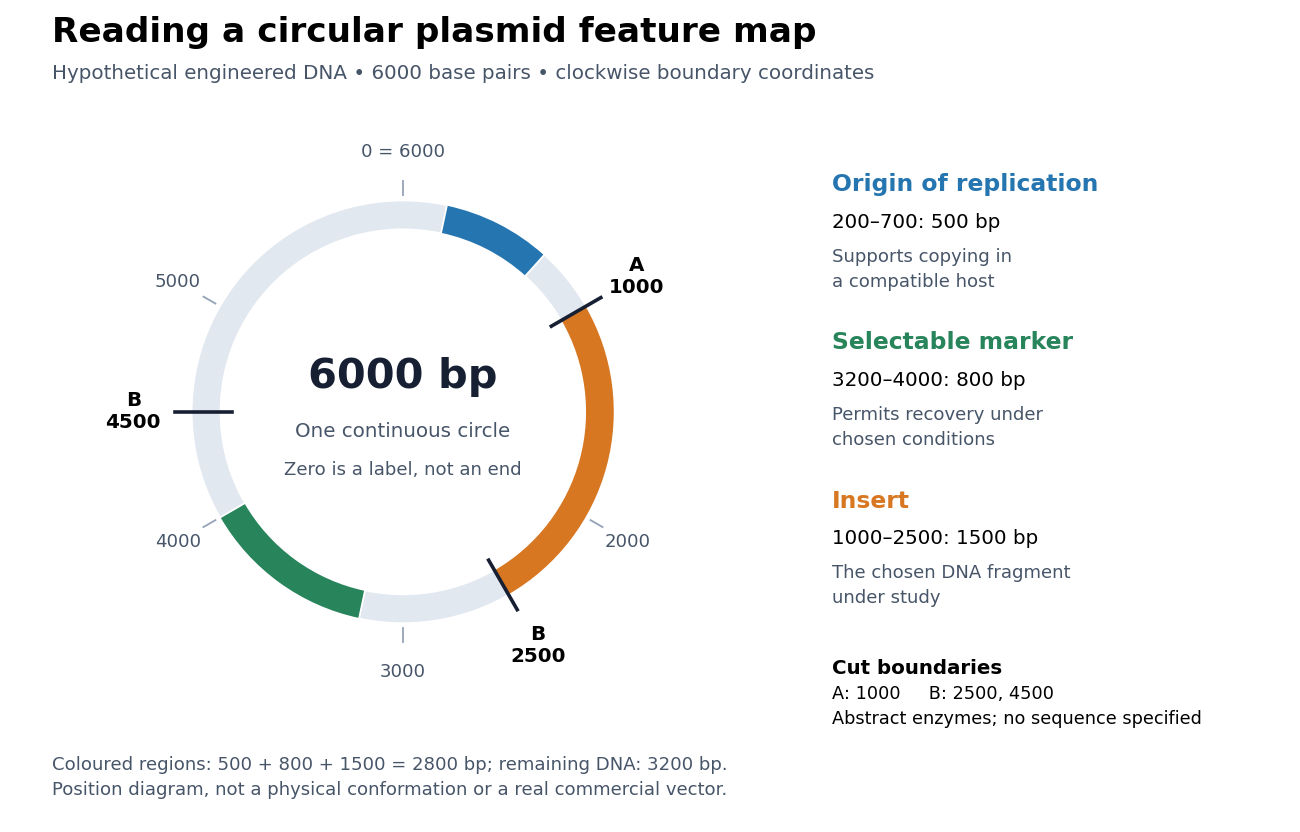

Write the Python code that produced this figure.
"""Draw an original hypothetical plasmid map. Python 3.14; matplotlib 3.10.7, numpy 2.3.5.

Run from _media; writes the matching PNG to the current working directory.
Coordinates are boundaries, not inclusive base-pair indices. No real sequence is asserted.
"""
from pathlib import Path
import matplotlib.pyplot as plt
from matplotlib.patches import Circle, Wedge
import numpy as np

LENGTH = 6000
FEATURES = [(200, 700, '#2475b0', 'Origin of replication', '200–700: 500 bp', 'Supports copying in a compatible host'),
            (3200, 4000, '#27845b', 'Selectable marker', '3200–4000: 800 bp', 'Permits recovery under chosen conditions'),
            (1000, 2500, '#d77722', 'Insert', '1000–2500: 1500 bp', 'The chosen DNA fragment under study')]
CUTS = [(1000, 'A'), (2500, 'B'), (4500, 'B')]


def position(coordinate, radius=1.0):
    theta = np.deg2rad(90 - 360 * coordinate / LENGTH)
    return radius * np.array([np.cos(theta), np.sin(theta)])


def main():
    plt.rcParams.update({'font.family': 'DejaVu Sans', 'font.size': 11})
    fig = plt.figure(figsize=(10, 6.4), dpi=130, facecolor='white')
    fig.text(.04, .95, 'Reading a circular plasmid feature map', fontsize=19, weight='bold')
    fig.text(.04, .905, 'Hypothetical engineered DNA • 6000 base pairs • clockwise boundary coordinates', color='#475569')
    ax = fig.add_axes([.015, .15, .59, .71], aspect='equal')
    ax.set(xlim=(-1.55, 1.55), ylim=(-1.5, 1.5))
    ax.axis('off')
    ax.add_patch(Circle((0, 0), 1, fill=False, lw=15, edgecolor='#e2e8f0'))
    for start, stop, color, *_ in FEATURES:
        ax.add_patch(Wedge((0, 0), 1.075, 90-360*stop/LENGTH, 90-360*start/LENGTH,
                           width=.15, facecolor=color, edgecolor='white', linewidth=1))
    for coordinate in (0, 2000, 3000, 4000, 5000):
        p, q = position(coordinate, 1.10), position(coordinate, 1.17)
        ax.plot([p[0], q[0]], [p[1], q[1]], color='#94a3b8', lw=1)
        label = '0 = 6000' if coordinate == 0 else f'{coordinate}'
        xy = position(coordinate, 1.32)
        ax.text(*xy, label, ha='center', va='center', fontsize=10, color='#475569')
    for coordinate, enzyme in CUTS:
        p, q = position(coordinate, .87), position(coordinate, 1.16)
        ax.plot([p[0], q[0]], [p[1], q[1]], color='#172033', lw=2)
        xy = position(coordinate, 1.37)
        ax.text(*xy, f'{enzyme}\n{coordinate}', ha='center', va='center', weight='bold', fontsize=11)
    ax.text(0, .12, '6000 bp', fontsize=23, weight='bold', ha='center', color='#172033')
    ax.text(0, -.13, 'One continuous circle', ha='center', color='#475569')
    ax.text(0, -.32, 'Zero is a label, not an end', ha='center', fontsize=10, color='#475569')
    for y, (start, stop, color, title, interval, job) in zip((.77, .58, .39), FEATURES):
        fig.text(.64, y, title, color=color, fontsize=13, weight='bold')
        fig.text(.64, y-.044, interval, fontsize=11)
        # Deliberate line breaks keep the explanatory column readable.
        wrapped = {'Origin of replication': 'Supports copying in\na compatible host',
                   'Selectable marker': 'Permits recovery under\nchosen conditions',
                   'Insert': 'The chosen DNA fragment\nunder study'}[title]
        fig.text(.64, y-.115, wrapped, color='#475569', fontsize=10, linespacing=1.5)
    fig.text(.64, .19, 'Cut boundaries', fontsize=11, weight='bold')
    fig.text(.64, .13, 'A: 1000     B: 2500, 4500\nAbstract enzymes; no sequence specified', fontsize=9.8, linespacing=1.5)
    fig.text(.04, .045, 'Coloured regions: 500 + 800 + 1500 = 2800 bp; remaining DNA: 3200 bp.\nPosition diagram, not a physical conformation or a real commercial vector.', fontsize=10, color='#475569', linespacing=1.5)
    fig.savefig(Path.cwd() / (Path(__file__).stem + '.png'), facecolor='white', transparent=False)
    plt.close(fig)


if __name__ == '__main__':
    main()
